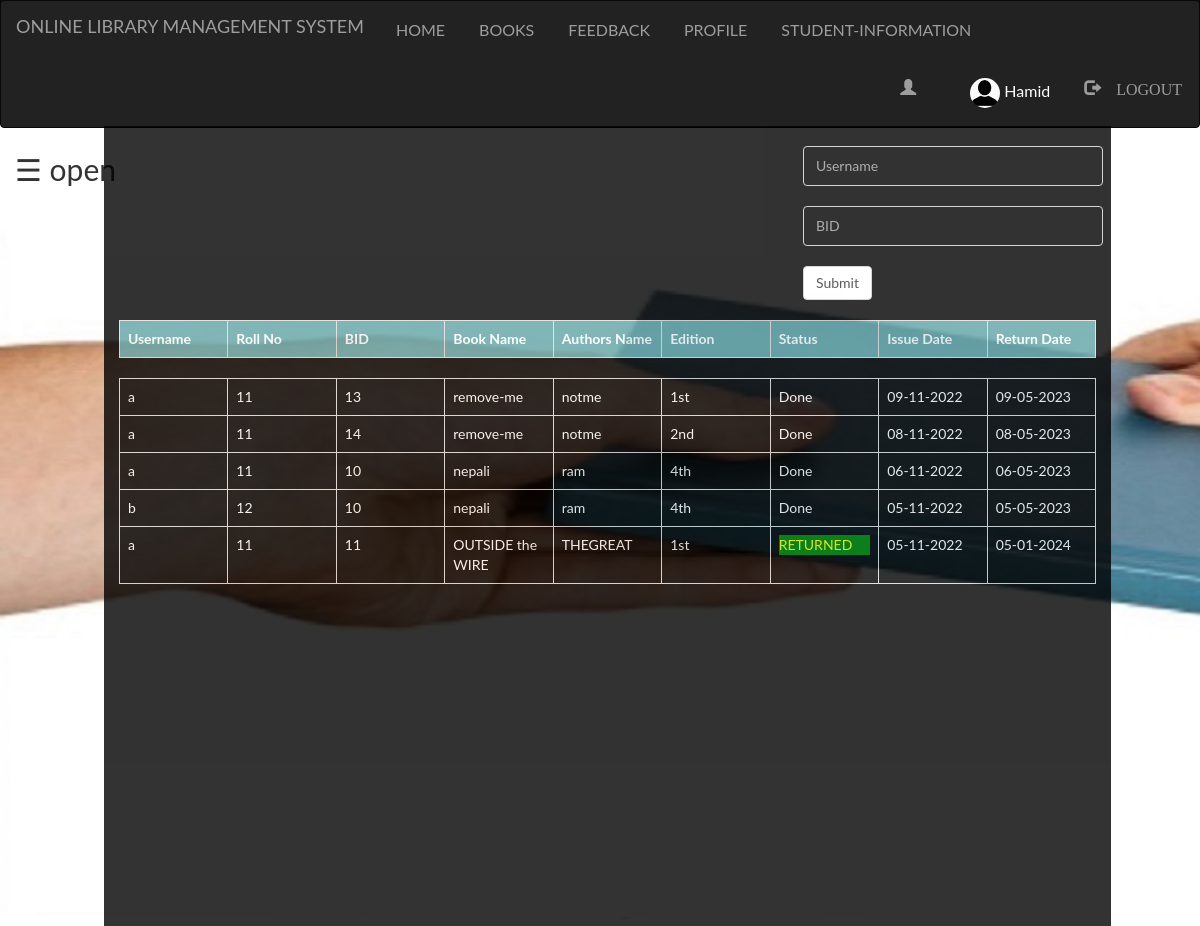
Before: /Admin/expired.php (signed in) with the older database file.
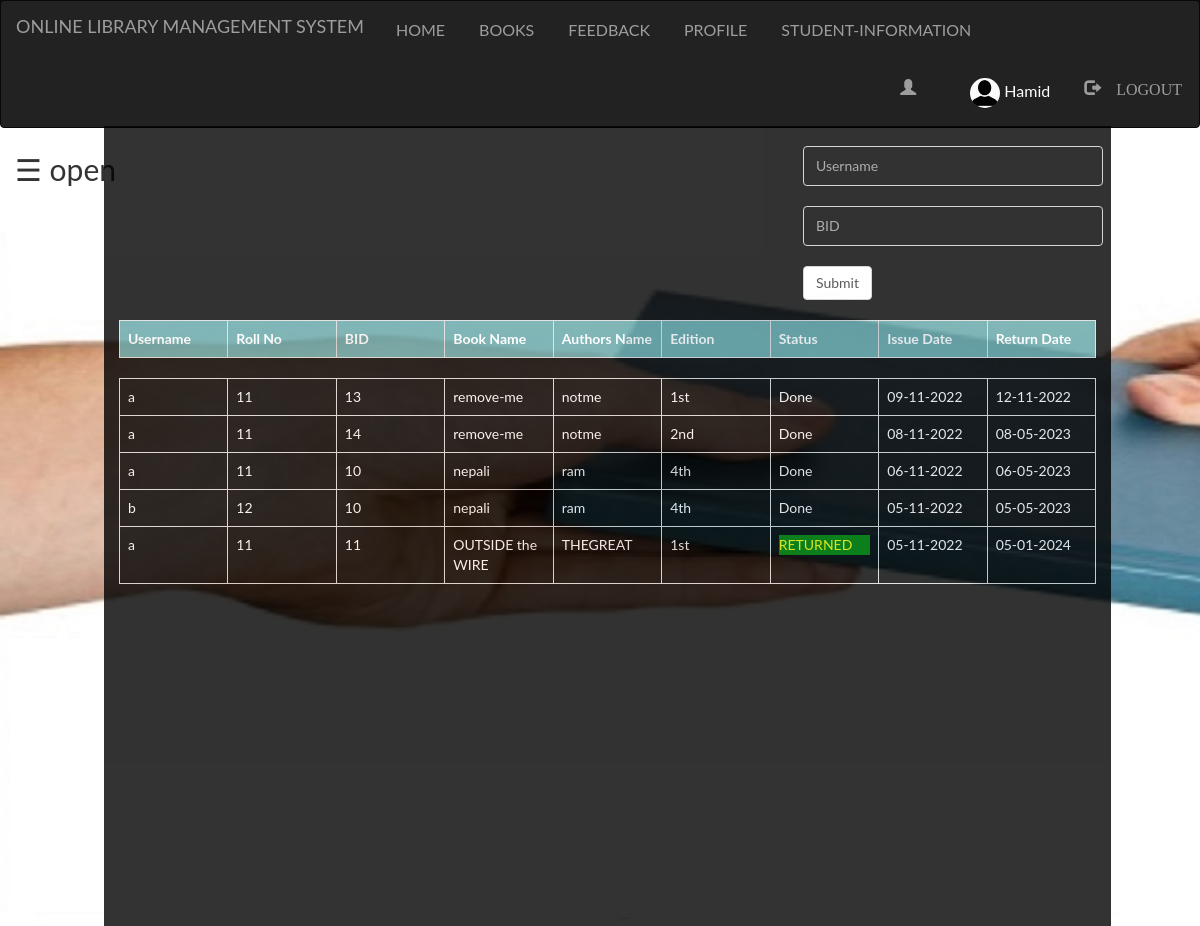
After: the same page with the newer database file.
### tables this page shows
CREATE TABLE `student` (
  `first` varchar(100) NOT NULL,
  `last` varchar(100) NOT NULL,
  `username` varchar(100) NOT NULL,
  `password` varchar(100) NOT NULL,
  `roll` int(100) NOT NULL,
  `email` varchar(100) NOT NULL,
  `contact` varchar(100) NOT NULL,
  `pic` varchar(100) NOT NULL
);

CREATE TABLE `issue_book` (
  `id` int(100) NOT NULL,
  `username` varchar(100) NOT NULL,
  `bid` int(100) NOT NULL,
  `approve` varchar(100) NOT NULL,
  `issue` varchar(100) NOT NULL,
  `return` varchar(100) NOT NULL
);

CREATE TABLE `books` (
  `bid` int(100) NOT NULL,
  `name` varchar(100) NOT NULL,
  `authors` varchar(100) NOT NULL,
  `edition` varchar(100) NOT NULL,
  `status` varchar(100) NOT NULL,
  `quantity` int(100) NOT NULL,
  `department` varchar(100) NOT NULL,
  `bcount` int(100) NOT NULL
);

### Admin/expired.php (the view, shortened to what this page needs)
<?php
  include "navbar.php";
?>
<!DOCTYPE html>
<html>
<head>
</head>
<body>
<div id="main">
  <span style="font-size:30px;cursor:pointer" onclick="openNav()">&#9776; open</span>
  <div class="container">
    <?php
      if(isset($_SESSION['login_user1']))
      {
        ?>
          <div class="srch" >
          <br>
          <form method="post" action="" name="form1">
            <input type="text" name="username" class="form-control" placeholder="Username" required=""><br>
            <input type="text" name="bid" class="form-control" placeholder="BID" required=""><br>
            <button class="btn btn-default" name="submit" type="submit">Submit</button><br><br>
          </form>
        </div>
        <?php
      }
         $ret='<p style="color:yellow; background-color:green;">RETURNED</p>';
        if(isset($_POST['submit2']))
        {
        $sql="SELECT student.username,roll,books.bid,name,authors,edition,approve,issue,issue_book.return FROM student inner join issue_book ON student.username=issue_book.username inner join books ON issue_book.bid=books.bid WHERE issue_book.approve ='$ret' ORDER BY `issue_book`.`return` DESC";
        $res=mysqli_query($db,$sql);
        }
        else
        {
        $sql="SELECT student.username,roll,books.bid,name,authors,edition,approve,issue,issue_book.return FROM student inner join issue_book ON student.username=issue_book.username inner join books ON issue_book.bid=books.bid WHERE issue_book.approve !='' and issue_book.approve !='Yes' ORDER BY `issue_book`.`return` DESC";
        $res=mysqli_query($db,$sql);
        }
        echo "<table class='table table-bordered' style='width:100%;' >";
        echo "<tr style='background-color: #6db6b9e6;'>";
        echo "<th>"; echo "Username";  echo "</th>";
        echo "<th>"; echo "Roll No";  echo "</th>";
        echo "<th>"; echo "BID";  echo "</th>";
        echo "<th>"; echo "Book Name";  echo "</th>";
        echo "<th>"; echo "Authors Name";  echo "</th>";
        echo "<th>"; echo "Edition";  echo "</th>";
        echo "<th>"; echo "Status";  echo "</th>";
        echo "<th>"; echo "Issue Date";  echo "</th>";
        echo "<th>"; echo "Return Date";  echo "</th>";
      echo "</tr>";
      echo "</table>";
       echo "<div class='scroll'>";
        echo "<table class='table table-bordered' >";
      while($row=mysqli_fetch_assoc($res))
      {
        echo "<tr>";
          echo "<td>"; echo $row['username']; echo "</td>";
          echo "<td>"; echo $row['roll']; echo "</td>";
          echo "<td>"; echo $row['bid']; echo "</td>";
          echo "<td>"; echo $row['name']; echo "</td>";
          echo "<td>"; echo $row['authors']; echo "</td>";
          echo "<td>"; echo $row['edition']; echo "</td>";
          echo "<td>"; echo $row['approve']; echo "</td>";
          echo "<td>"; echo $row['issue']; echo "</td>";
          echo "<td>"; echo $row['return']; echo "</td>";
        echo "</tr>";
      }
    echo "</table>";
        echo "</div>";
  ?>
  </div>
</div>
</body>
</html>

Changed rows visible on the page:
changed through a linked row, student "remove-me": issue_book.return "09-05-2023" → "12-11-2022"
